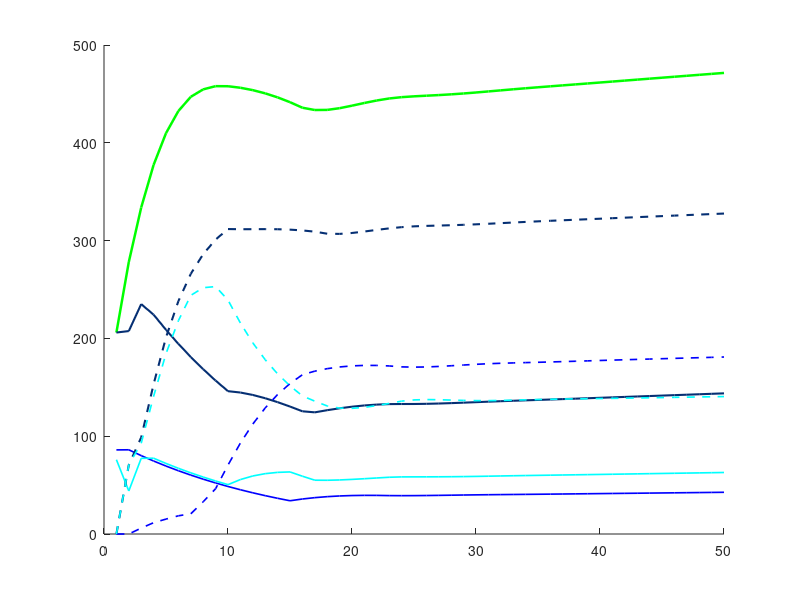

MATLAB code for this plot: (Note: this script raises an error after producing the figure.)
clear all;
%%
%Condor model
function [t, wildJuveniles, wildAdults, wildTotal, captiveJjuveniles, captiveadults, captivetotal, totalBirds] = runCondorModel()
% initialization of variables and Rates

doubleClutching = true;

captiveBirthRate =  0.9; % The Female birth Rate assuming double clutching
if doubleClutching == true
    captiveBirthRate = captiveBirthRate * 2;
end
wildBirthRate = 0.3729; % wild female birth rate

num_years = 50; % simulation time in years
t = 1: num_years;

releaseRate = 0.8; % the release rate
keepRate = 1 - releaseRate; % the keep rate of juvy condors

adultMortalityRate = 0.069; % adult mortality rate
juvenileMortalityRate = 0.138; % juv mortality rate
year1MortalityRate = 0.138;
juvenileSurvivalRate = 1 - juvenileMortalityRate; % juv survival rate
adultSurvivalRate = 1 - adultMortalityRate; % adult survival rate
year1SurvivalRate = 1 - year1MortalityRate;

captiveCapacity = 150;
wildCapacity = 400;



% Define arrays and fill with 0's ahead of time to pre-allocate space
%arrays start at 1 in matlab not 0... odd 
%captive and wild groups, vectors 



Y0 = zeros(1, num_years);
Y1 = zeros(1, num_years);
Y2 = zeros(1, num_years);
Y3 = zeros(1, num_years);
Y4 = zeros(1, num_years);
Y5 = zeros(1, num_years);
Y6 = zeros(1, num_years);
Y7 = zeros(1, num_years);
A  = zeros(1, num_years);




WY0 = zeros(1, num_years);
WY1 = zeros(1, num_years);
WY2 = zeros(1, num_years);
WY3 = zeros(1, num_years);
WY4 = zeros(1, num_years);
WY5 = zeros(1, num_years);
WY6 = zeros(1, num_years);
WY7 = zeros(1, num_years);
WY8 = zeros(1, num_years);
WA  = zeros(1, num_years);

% setting initial conditions
% initial conditions derived from 2022 population data
% https://www.nps.gov/articles/000/caco-world-2022.htm
% initial conditions assume all wild condors can breed together,
% which is not necessarily the case.

Y0(1) = 44;
Y1(1) = 39;
Y2(1) = 7;
Y3(1) = 8;
Y4(1) = 7;
Y5(1) = 8;
Y6(1) = 7;
Y7(1) = 8;
A(1) = 86;
% Actual wild population is over our assumed carrying capacity, so start
% our simulation assuming no wild Condors.

for yr = 2: num_years
    
    captiveTotalPrev = Y0(yr-1) + Y1(yr-1) + Y2(yr-1) + Y3(yr-1) + Y4(yr-1) + Y5(yr-1) + Y6(yr-1) + A(yr-1);

    wildTotalPrev = WY0(yr-1) + WY1(yr-1) + WY2(yr-1) + WY3(yr-1) + WY4(yr-1) + WY5(yr-1) + WY6(yr-1) + WY7(yr-1) + WA(yr-1);
    
    wildCarryingCapacity = 1 - (wildTotalPrev / wildCapacity); % we might have to add a clamp here to prevent a negative value subtracting born chicks

    

    %If total captive population is less than our capacity, release 80% of
    %year-1 juveniles each year
    if captiveTotalPrev <= captiveCapacity 
        
        %captive condor section
        
        adultsEligibleToReproduce = A(yr-1) / 2; %assume 50% of adults are female

        Y0(yr) = (adultsEligibleToReproduce * captiveBirthRate);  % just born
        
        Y1(yr) = Y0(yr-1);         % living out their first year, no release, birth rate accounts for first-year mortality
    
        Y2(yr) = Y1(yr-1) *  keepRate * year1SurvivalRate;   % start of pre-adult years
        Y3(yr) = Y2(yr-1) *  juvenileSurvivalRate;
        Y4(yr) = Y3(yr-1) *  juvenileSurvivalRate;
        Y5(yr) = Y4(yr-1) *  juvenileSurvivalRate;
        Y6(yr) = Y5(yr-1) *  juvenileSurvivalRate;   
        Y7(yr) = 0;   % end of pre-adult years
        A(yr) = A(yr-1) * adultSurvivalRate + (Y6(yr-1) * juvenileSurvivalRate);  % adults
      
        %wild condors
    
        wildadultsEligibleToReproduce = WA(yr-1) / 2;  %assume 50% of adults are female
        WY0(yr) = (wildadultsEligibleToReproduce * wildBirthRate * wildCarryingCapacity);  % just born
    
        WY1(yr) = WY0(yr-1);         
    
        WY2(yr) = (WY1(yr-1) * year1SurvivalRate + (Y1(yr-1) * releaseRate * juvenileSurvivalRate));   % start of juv years
        WY3(yr) = WY2(yr-1) * juvenileSurvivalRate;
        WY4(yr) = WY3(yr-1) * juvenileSurvivalRate;
        WY5(yr) = WY4(yr-1) * juvenileSurvivalRate;
        WY6(yr) = WY5(yr-1) * juvenileSurvivalRate;   
        WY7(yr) = WY6(yr-1) * juvenileSurvivalRate; 
        WY8(yr) = 0;        % end of juv years
        WA(yr) = WA(yr-1) * adultSurvivalRate + (WY7(yr-1) * juvenileSurvivalRate);  % adults
    else 
        
        %otherwise, captive population has reached capacity - release all
        %juveniles to the wild
        adultsEligibleToReproduce = A(yr-1) / 2;  % assume 50% of adults are female
        Y0(yr) = (adultsEligibleToReproduce * captiveBirthRate);  % just born
        Y1(yr) = Y0(yr-1);         % living out their first year, no release
        Y2(yr) = 0;   % start of pre-adult years
        Y3(yr) = 0;
        Y4(yr) = 0;
        Y5(yr) = 0;
        Y6(yr) = 0;   
        Y7(yr) = 0;   % end of pre-adult years
        A(yr) = A(yr-1) * adultSurvivalRate + Y6(yr-1) * juvenileSurvivalRate;  % adults
        %wild condors
        wildadultsEligibleToReproduce = WA(yr-1) / 2;  % assume 50% of adults are female
        WY0(yr) = (wildadultsEligibleToReproduce * wildBirthRate * wildCarryingCapacity);  % just born
        WY1(yr) = WY0(yr-1);         % living out their first year, no release
        WY2(yr) = WY1(yr-1) * year1SurvivalRate + (Y1(yr-1) * year1SurvivalRate);   % start of juv years
        WY3(yr) = WY2(yr-1) * juvenileSurvivalRate + Y2(yr-1);
        WY4(yr) = WY3(yr-1) * juvenileSurvivalRate + Y3(yr-1);
        WY5(yr) = WY4(yr-1) * juvenileSurvivalRate + Y4(yr-1);
        WY6(yr) = WY5(yr-1) * juvenileSurvivalRate + Y5(yr-1);   
        WY7(yr) = WY6(yr-1) * juvenileSurvivalRate + Y6(yr-1); 
        WY8(yr) = 0;        % end of juv years
        WA(yr) = (WA(yr-1) * adultSurvivalRate) + (WY7(yr-1) * juvenileSurvivalRate);  % adults
    
    
    end
    
end
% Group totals for plotting
% combining arrays to account for the correct groups for captive 
captiveJjuveniles = Y1 + Y2 + Y3 + Y4 + Y5 + Y6;
captiveadults    = A;
captivetotal     = Y0 + captiveJjuveniles + captiveadults;
wildJuveniles = WY1 + WY2 + WY3 + WY4 + WY5 + WY6 + WY7;
wildAdults    = WA;
wildTotal     = WY0 + wildJuveniles + wildAdults;
totalBirds = wildTotal + captivetotal;
end
%%

Captivecap = 150;
Wildcap = 400;

[t, Wjuveniles, Wadults, Wtotal, Cjuveniles, Cadults, Ctotal, TotalBirds] = runCondorModel();
figure;
hold on;
plot(t, TotalBirds, 'g', 'LineWidth', 1.8);
plot(t, Ctotal, 'Color', '#052F73', 'LineWidth', 1.5);
plot(t, Cadults, 'b', 'LineWidth', 1.2);
plot(t,Cjuveniles, 'c', 'LineWidth',1.2);

plot(t, Wtotal,'Color',  '#052f73', 'LineWidth', 1.5, 'LineStyle', '--');
plot(t, Wadults, '--b', 'LineWidth', 1.2);
plot(t,Wjuveniles, '--c', 'LineWidth',1.2);

yline(Captivecap,'--k', 'LineWidth', 2.5);
yline(Wildcap,'--r', 'LineWidth', 2.5);
grid on;

legend('Total Birds', 'Captive Total', 'Captive Adults', 'Captive Juveniles', 'Wild Total', 'Wild Adults','Wild Juveniles','Captivecap', 'Wildcap', 'Location', 'northwest');
xlabel('Years');
ylabel('Condor Population');
title('Captive and Wild Condor Populations (Project 3)');
